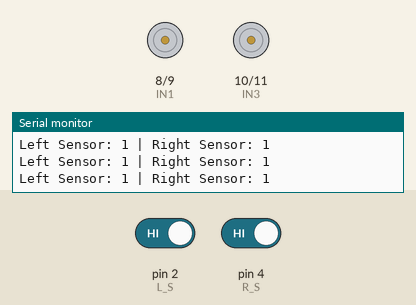
This sketch was run on a simulated Arduino Uno, built with avr-gcc and run on an emulated ATmega328P. On the bench: motor-driver pin pairs drawn as motors (green arrow = first pin HIGH = forward, orange = second pin HIGH = backward, longer = more drive, scaled by the enable pin), the last lines printed to the serial monitor. The inputs (shaded band) are chosen by the test bench; at power-on: pin 2 (L_S) HIGH, pin 4 (R_S) HIGH.

Above: at 2.2 s.
2.3 s: pin 2 (L_S) driven LOW
At 2.8 s:
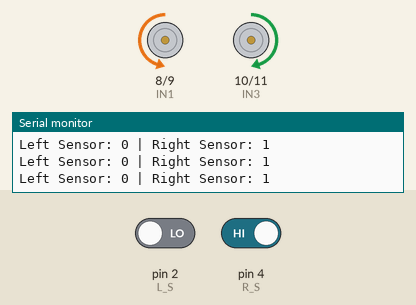
3.8 s: pin 4 (R_S) driven LOW
At 4.7 s:
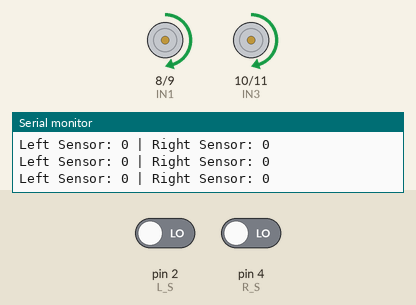
5.3 s: pin 2 (L_S) driven HIGH
At 6.5 s:
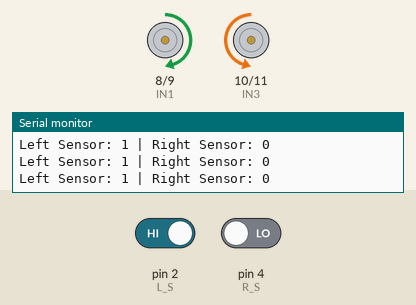
Timing chart, 0 to 8.3 s (numbered marks = the images above; inputs shaded):
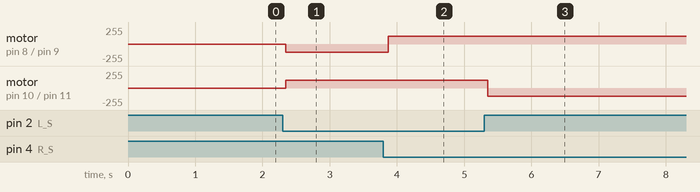

Measured:
- after the input at 2.3 s, motor on pin 8 (IN1) / pin 9 (IN2): stopped → backward 120/255 after 0.05 s; motor on pin 10 (IN3) / pin 11 (IN4): stopped → forward 120/255 after 0.05 s
- after the input at 3.8 s, motor on pin 8 (IN1) / pin 9 (IN2): backward 120/255 → forward 120/255 after 0.07 s
- after the input at 5.3 s, motor on pin 10 (IN3) / pin 11 (IN4): forward 120/255 → backward 120/255 after 0.05 s

The sketch:

linefollowing.ino
```cpp
// Motor control pins for L298N
#define IN1 8     // Left motor IN1
#define IN2 9     // Left motor IN2
#define ENA 3     // Left motor speed (PWM)

#define IN3 10    // Right motor IN3
#define IN4 11    // Right motor IN4
#define ENB 5     // Right motor speed (PWM)

// Sensor pins
int L_S = 2;
int R_S = 4;

// Speed settings (0 - 255)
int speedL = 120;
int speedR = 120;

void setup() {
  pinMode(R_S, INPUT);
  pinMode(L_S, INPUT);
  pinMode(ENA, OUTPUT);
  pinMode(IN1, OUTPUT);
  pinMode(IN2, OUTPUT);
  pinMode(IN3, OUTPUT);
  pinMode(IN4, OUTPUT);
  pinMode(ENB, OUTPUT);

  Serial.begin(9600);
  delay(1000);
}

void loop() {
  int leftSensor = digitalRead(L_S);
  int rightSensor = digitalRead(R_S);

  // print sensor status
  Serial.print("Left Sensor: ");
  Serial.print(leftSensor);
  Serial.print(" | Right Sensor: ");
  Serial.println(rightSensor);

  if (rightSensor == 0 && leftSensor == 0) {
    forward(); // both sensors on white
  } else if (rightSensor == 1 && leftSensor == 0) {
    turnRight(); // right sensor on black
  } else if (rightSensor == 0 && leftSensor == 1) {
    turnLeft(); // left sensor on black
  } else if (rightSensor == 1 && leftSensor == 1) {
    Stop(); // both sensors on black
  }
}

void forward() {
  analogWrite(ENA, speedL);
  analogWrite(ENB, speedR);
  digitalWrite(IN1, HIGH);
  digitalWrite(IN2, LOW);
  digitalWrite(IN3, HIGH);
  digitalWrite(IN4, LOW);
}

void turnRight() {
  analogWrite(ENA, speedL);
  analogWrite(ENB, speedR);
  digitalWrite(IN1, LOW);
  digitalWrite(IN2, HIGH);
  digitalWrite(IN3, HIGH);
  digitalWrite(IN4, LOW);
}

void turnLeft() {
  analogWrite(ENA, speedL);
  analogWrite(ENB, speedR);
  digitalWrite(IN1, HIGH);
  digitalWrite(IN2, LOW);
  digitalWrite(IN3, LOW);
  digitalWrite(IN4, HIGH);
}

void Stop() {
  analogWrite(ENA, 0);
  analogWrite(ENB, 0);
  digitalWrite(IN1, LOW);
  digitalWrite(IN2, LOW);
  digitalWrite(IN3, LOW);
  digitalWrite(IN4, LOW);
}
```
